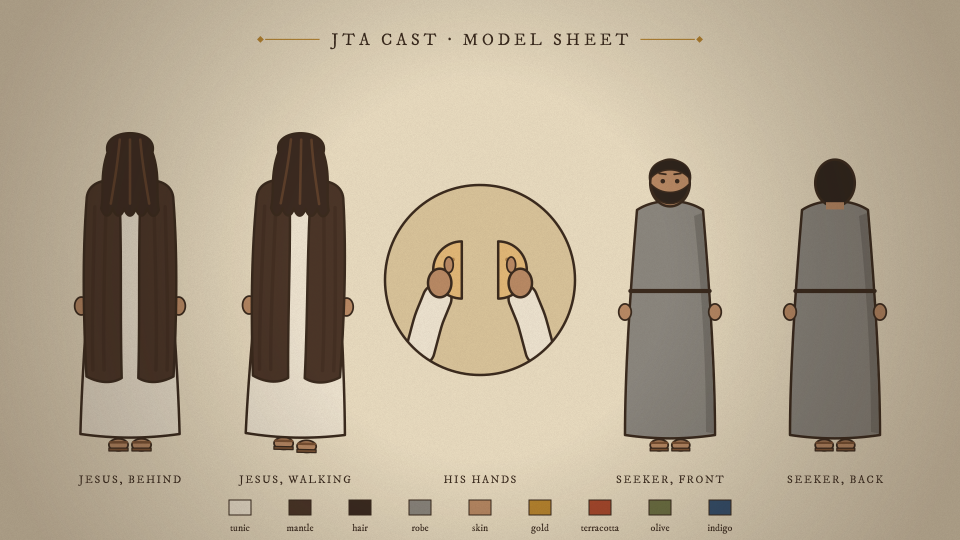
#> input picture assets/characters/model_sheet.png, 1920 x 1080 px (shown at 1/2 size)
$ python -i transitions.py   (imports and definitions only)
#> lines starting #> are read from the running program, lines starting #| are printed output that depends on the picture; after the words box and inside, x2 and y2 are one past the last pixel; in counts of white or black regions, pixels touching at a corner belong together
### jta_anim/theme.py
"""JTA long-form animation theme (system prompt 5.5).

The short-form reels' layout and motion, recoloured in ancient Middle East earth colours,
set against an ancient Egyptian environment. Change the look here and only here.
"""

W, H, FPS = 1920, 1080, 30


def hexrgb(h: str) -> tuple[float, float, float]:
    h = h.lstrip("#")
    return tuple(int(h[i:i + 2], 16) / 255 for i in (0, 2, 4))  # type: ignore[return-value]


PAL = {
    # system prompt 5.5 palette
    "papyrus": "#E9DCC0",
    "papyrus_dark": "#D9C49A",
    "ink": "#3A2A1D",
    "gold": "#B8862F",
    "terracotta": "#A9492C",
    "olive": "#6E7244",
    "indigo": "#34506E",
    "bronze": "#8C5E2E",
    "night_bg": "#211812",
    "night_text": "#E6D3AC",
    # environment (ancient Egypt, earth tones)
    "sky_top": "#EFE3C8",
    "sky_low": "#E3CFA4",
    "sun": "#D9A441",
    "dune_far": "#D8C08F",
    "dune_mid": "#CBAE78",
    "ground": "#C2A06A",
    "stone_lit": "#D7BE8C",
    "stone_shade": "#B39260",
    "column": "#DCC8A0",
    # people (must match the AI footage, system prompt 5.2 and 5.5)
    "skin": "#B98A64",
    "jesus_tunic": "#EDE3CF",
    "jesus_mantle": "#4A3527",
    "jesus_hair": "#3B2A20",
    "sandal": "#7A5233",
    "rope": "#A8875A",
    "seeker_robe": "#8B877E",
    "seeker_robe_shade": "#76726A",
    "seeker_hair": "#2E241C",
    # props
    "limestone": "#EFE6D2",
    "bronze_face": "#C99A5B",
    "bronze_light": "#E2B877",
}
C = {k: hexrgb(v) for k, v in PAL.items()}

FONT = "IM FELL DW Pica"
OUTLINE = 5.0          # thick outlines, as in the reels' drawn style
GRAIN_ALPHA = 0.07     # paper grain over every frame
CAPTION_Y = 930        # caption baseline (lower third, clear of the content)
CAPTION_MAX_W = 1000   # narrow centred column

### jta_anim/transitions.py
"""The paint-over transition between AI footage and animation (Matt, 2 Nov 2026: the jump from
AI to animated is too drastic).

AI -> animation: the live frame is painted over (colours pulled into the earth palette, ink
outlines drawn on, papyrus grain), the temple frame closes in around it, then brush strokes
paint the animated scene in. Animation -> AI runs the same steps backwards: brush strokes wipe the
animation away to a painted version of the next AI shot, which then comes alive.
"""
from __future__ import annotations

import subprocess
from pathlib import Path

import cairo
import cv2
import numpy as np

from . import egypt
from .theme import FPS, H, PAL, W

DUR = 1.4  # seconds

# palette the footage is painted into (BGR), darkest to lightest
_PAINT = [PAL[k] for k in ("night_bg", "ink", "bronze", "terracotta", "olive", "indigo", "gold", "sun",
                           "stone_shade", "dune_mid", "stone_lit", "papyrus", "limestone")]
PAINT_BGR = np.array([[int(h[5:7], 16), int(h[3:5], 16), int(h[1:3], 16)] for h in _PAINT], np.float32)
INK = np.array([0x1D, 0x2A, 0x3A], np.float32)


def _bgr(h):
    h = PAL[h]
    return [int(h[5:7], 16), int(h[3:5], 16), int(h[1:3], 16)]


RAMP = [(0.0, _bgr("night_bg")), (0.3, [(i + k) // 2 for i, k in zip(_bgr("indigo"), _bgr("ink"))]), (0.55, _bgr("bronze")), (0.8, _bgr("sun")),
        (1.0, _bgr("papyrus"))]
#> further down, picture is the input picture: shape (1080, 1920, 3); mean B, G, R 145.2, 168, 181.5
PAPYRUS = np.array([0xC0, 0xDC, 0xE9], np.float32) / 255.0


def _ease(u):
    u = min(max(u, 0.0), 1.0)
    return 4 * u ** 3 if u < 0.5 else 1 - (-2 * u + 2) ** 3 / 2


def painted(frame: np.ndarray) -> np.ndarray:
    """The frame as a flat ink-and-wash painting in the JTA style (float32 BGR 0..255): tones
    banded into a few flat steps, colour pulled warm toward the earth palette, umber outlines."""
    small = cv2.resize(frame, (W // 2, H // 2), interpolation=cv2.INTER_AREA)
    smooth = cv2.edgePreservingFilter(small, flags=1, sigma_s=40, sigma_r=0.35)
    lab = cv2.cvtColor(smooth, cv2.COLOR_BGR2LAB).astype(np.float32)
    L = lab[..., 0]
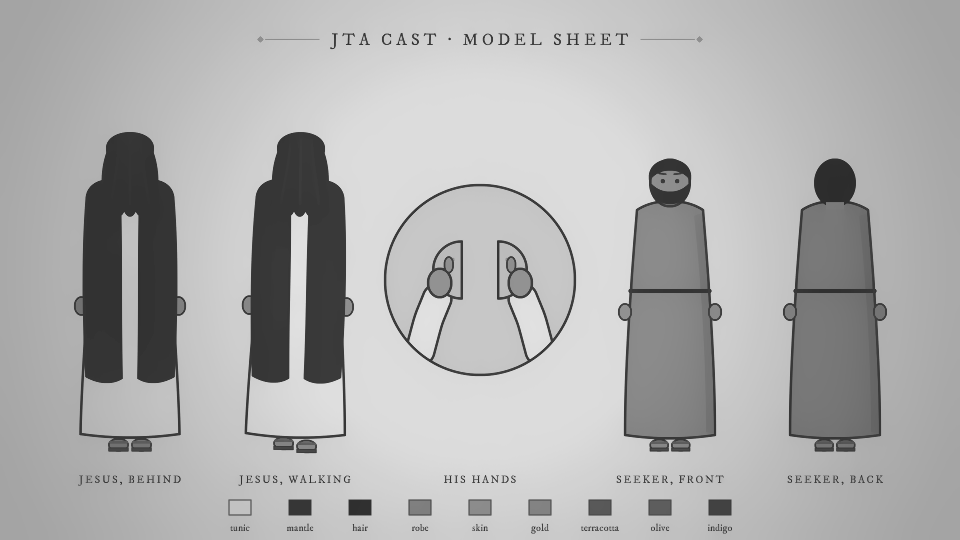
#> L: shape (540, 960) float32; min 44, max 225, mean 175.6
    lo, hi = np.percentile(L, 2), np.percentile(L, 99.5)
#> lo = 50; hi = 223
    Ln = np.clip((L - lo) / max(hi - lo, 1), 0, 1)
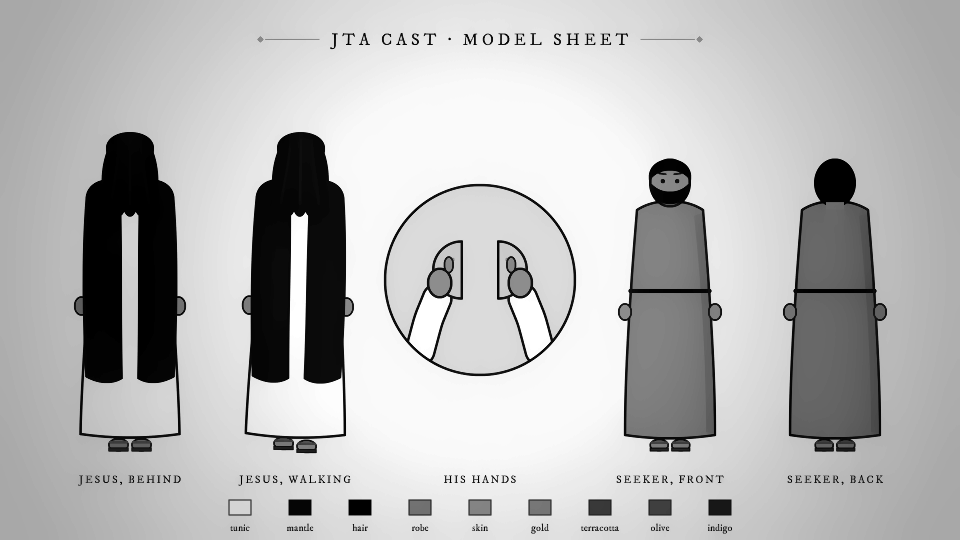
#> Ln: shape (540, 960) float32; min 0, max 1, mean 0.726
    steps = 5
    band = np.floor(Ln * steps) / (steps - 1)
    soft = np.clip((Ln * steps - np.floor(Ln * steps) - 0.85) / 0.15, 0, 1) / (steps - 1)
    Lq = np.clip(band + soft, 0, 1)
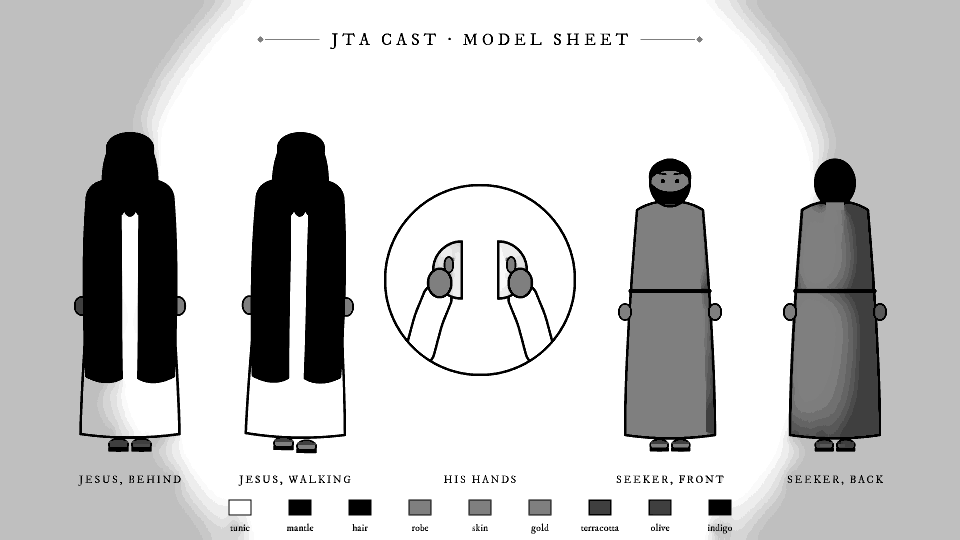
#> Lq: shape (540, 960) float32; min 0, max 1, mean 0.787
    lab[..., 0] = 28 + Lq * 200                 # never pure black or pure white
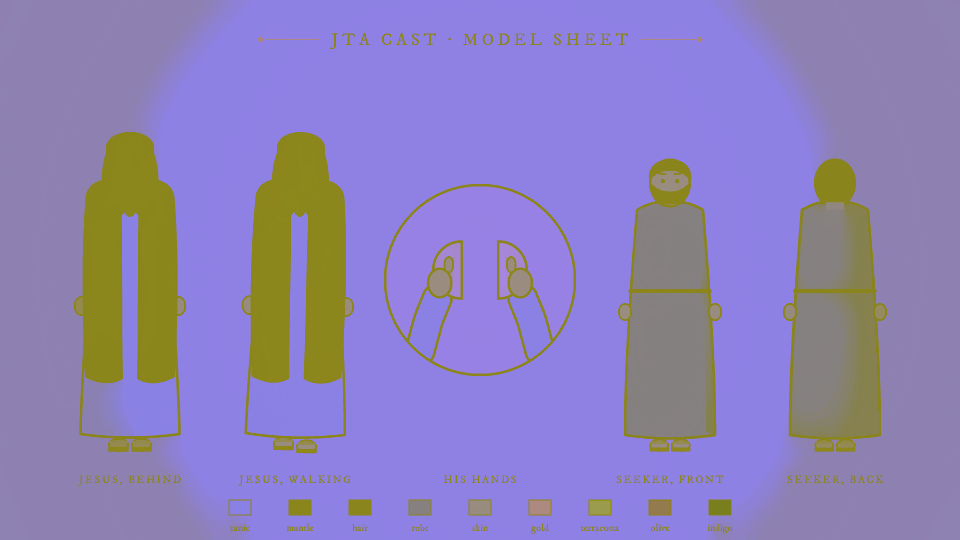
#> lab: shape (540, 960, 3) float32; mean B, G, R 184.6, 128.9, 142.1
    lab[..., 1] = 128 + (lab[..., 1] - 128) * 0.75 + 3
    lab[..., 2] = 128 + (lab[..., 2] - 128) * 0.75 + 8   # warm: toward ochre
    flat = cv2.cvtColor(np.clip(lab, 0, 255).astype(np.uint8), cv2.COLOR_LAB2BGR).astype(np.float32)
    # map the tones onto the JTA palette (umber shadows, indigo, bronze, gold, papyrus highlights)
    ramp = np.zeros_like(flat)
    xs = np.array([s for s, _ in RAMP], np.float32)
    for c in range(3):
        ramp[..., c] = np.interp(Lq, xs, np.array([col[c] for _, col in RAMP], np.float32))
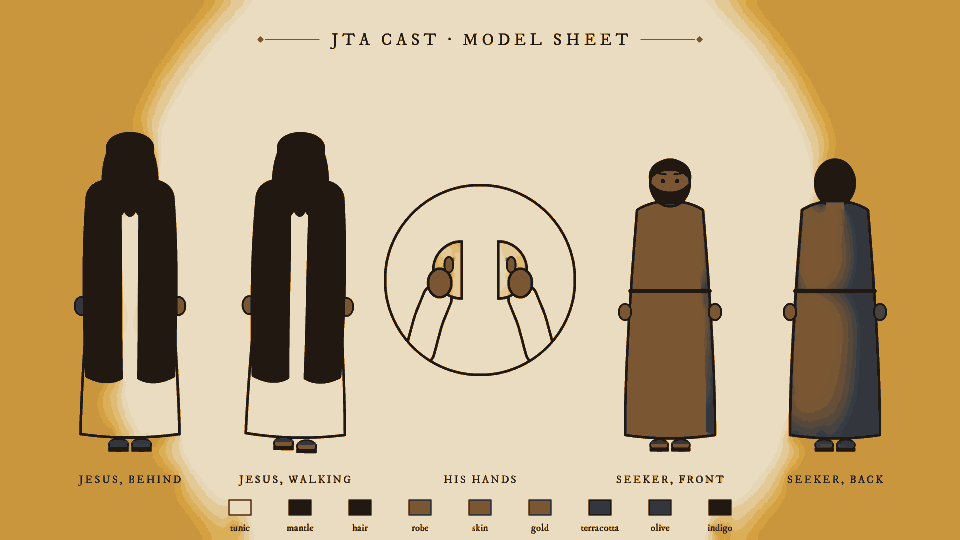
#> ramp: shape (540, 960, 3) float32; mean of channels 0, 1, 2 126.6, 170.6, 193.5; drawn as B, G, R
    flat = 0.6 * ramp + 0.4 * flat
    gray = cv2.cvtColor(smooth, cv2.COLOR_BGR2GRAY)
    edges = cv2.Canny(gray, 30, 90)
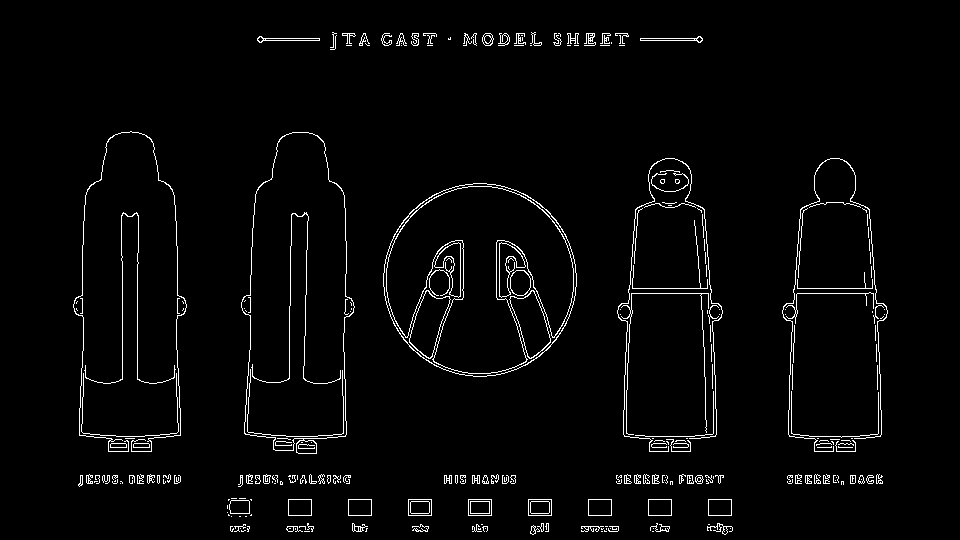
#> edges: shape (540, 960); 2.8% white in thin lines or dots, all inside (x1, y1, x2, y2) = (73, 32, 888, 535)
    edges = cv2.dilate(edges, np.ones((3, 3), np.uint8))
#> edges: shape (540, 960); 8.1% white; 64 white regions, largest, box (x1, y1, x2, y2) and area: (382, 182, 578, 378) 7778, (616, 157, 724, 453) 6086, (240, 131, 356, 455) 5162
    e = cv2.GaussianBlur(edges.astype(np.float32) / 255.0, (3, 3), 0)[..., None]
    flat = flat * (1 - e) + INK * e
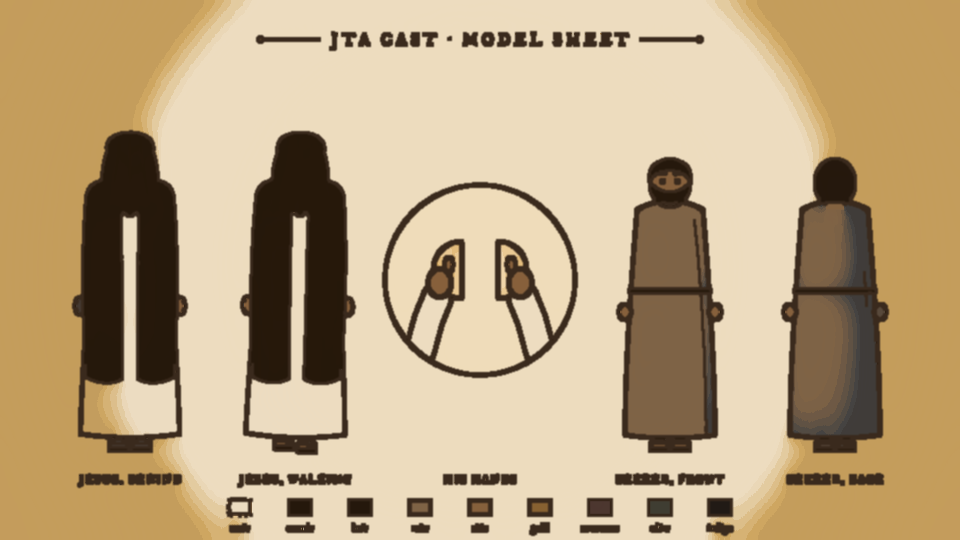
#> flat: shape (540, 960, 3) float32; mean of channels 0, 1, 2 130.3, 166.8, 190.2; drawn as B, G, R
    flat = cv2.resize(flat, (W, H), interpolation=cv2.INTER_LINEAR)
#> flat: shape (1080, 1920, 3) float32
    # paper grain
    rng = np.random.default_rng(1)
    grain = rng.normal(0, 6, (H // 4, W // 4)).astype(np.float32)
    grain = cv2.resize(grain, (W, H), interpolation=cv2.INTER_LINEAR)[..., None]
    return flat * (0.88 + 0.12 * PAPYRUS) + grain


_FRAME = None


# [66 lines left out: functions temple_frame, _over_frame, _brush_mask, _frames, not called in this run]


PAINT_S, HOLD_S, BRUSH_S = 0.8, 0.9, 0.9   # Matt, 2 Nov 2026: a short beat on the living painting (2.2 s was too long)


# [4 lines left out: function _bright_point, not called in this run]


class _Life:
    """Brings the painted still to life: slow push toward the light, a pulsing glow there,
    gold stars twinkling in the dark areas and dust drifting through the air."""

    # [101 lines left out: functions __init__, frame, transition, not called in this run]

>>> import cv2
>>> picture = cv2.imread('../assets/characters/model_sheet.png')
>>> result = painted(picture)
